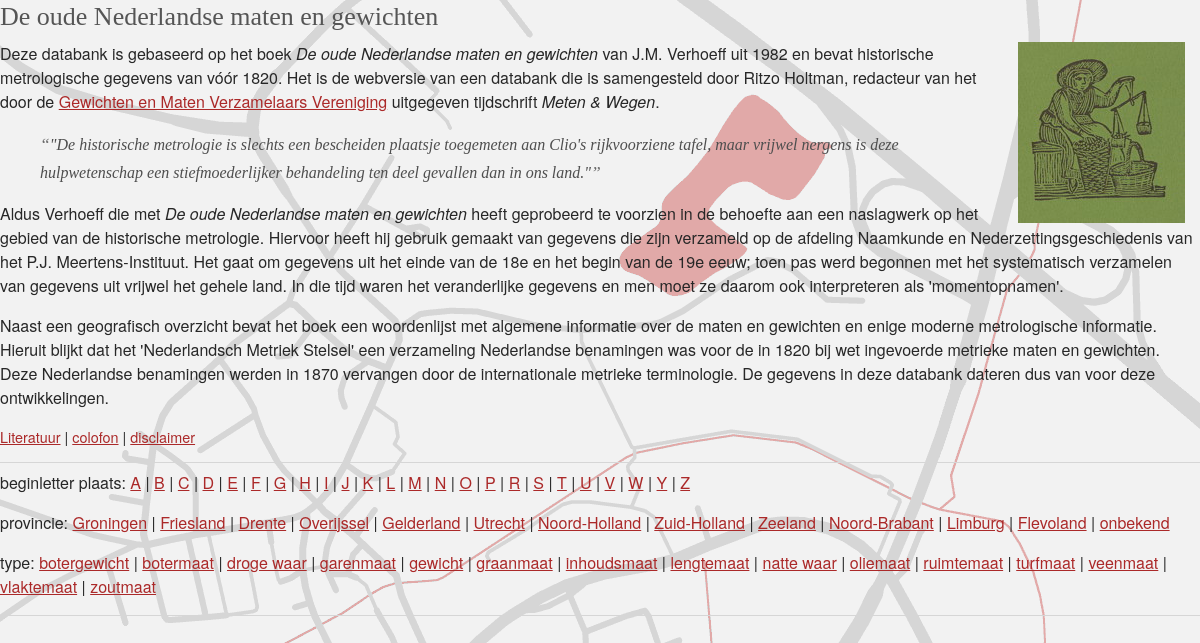
Screenshot of /docker-apache_php/html/mgw/index.php with the database file from the repository.
### tables this page shows
CREATE TABLE `maattype` (
  `id` tinyint(4) unsigned NOT NULL AUTO_INCREMENT,
  `type` varchar(15) NOT NULL,
  PRIMARY KEY (`id`)
);

### docker-apache_php/html/mgw/index.php (called while the page is built, shortened)
<?php
require_once BASEPATH.'codeigniter/CodeIgniter'.EXT;

### docker-apache_php/html/mgw/system/application/libraries/Smarty/plugins/modifier.upper.php (called while the page is built)
<?php
function smarty_modifier_upper($string)
{
    return strtoupper($string);
}
?>

### docker-apache_php/html/mgw/system/application/models/mgw_model.php (called while the page is built, shortened)
<?php
class MGW_model extends Model {
	function getMaten($beperking = NULL) {
		if (is_null($beperking)) {
			$query = $this->db->query("SELECT id, type FROM maattype ORDER BY type");
			return $query->result_array();
		} else {
			$query = $this->db->query('SELECT m.id, m.naam, t.type FROM maatnaam AS m, maattype AS t WHERE t.id = ? AND m.type_id=t.id ORDER BY m.naam', array($beperking));
			return $query->result_array();
		}
	}
}
?>

### docker-apache_php/html/mgw/system/cache/templates_c/%%45^45E^45E480CD%%index.tpl.php (the view, shortened to what this page needs)
<?php $_smarty_tpl_vars = $this->_tpl_vars;
$this->_tpl_vars = $_smarty_tpl_vars;
 ?>
<h1>De oude Nederlandse maten en gewichten</h1>
<a href="<?php echo $this->_tpl_vars['base_url']; ?>
"><img src="<?php echo $this->_tpl_vars['base_url']; ?>
images/mgw_167x181.jpg" alt="omslag Verhoeff" style="float:right;" border="0" hspace="15" /></a>
	<p>Deze databank is gebaseerd op het boek <cite>De oude Nederlandse maten en gewichten</cite> van J.M. Verhoeff uit 1982 en bevat historische metrologische gegevens van vóór 1820. Het is de webversie van een databank die is samengesteld door Ritzo Holtman, redacteur van het door de <a href="http://www.gmvv.org/">Gewichten en Maten Verzamelaars Vereniging</a> uitgegeven tijdschrift <cite>Meten &amp; Wegen</cite>.</p>
	<blockquote>"De historische metrologie is slechts een bescheiden plaatsje toegemeten aan Clio's rijkvoorziene tafel, maar vrijwel nergens is deze hulpwetenschap een stiefmoederlijker behandeling ten deel gevallen dan in ons land."</blockquote>
	<p>Aldus Verhoeff die met <cite>De oude Nederlandse maten en gewichten</cite> heeft geprobeerd te voorzien in de behoefte aan een naslagwerk op het gebied van de historische metrologie. Hiervoor heeft hij gebruik gemaakt van gegevens die zijn verzameld op de afdeling Naamkunde en Nederzettingsgeschiedenis van het P.J. Meertens-Instituut. Het gaat om gegevens uit het einde van de 18e en het begin van de 19e eeuw; toen pas werd begonnen met het systematisch verzamelen van gegevens uit vrijwel het gehele land. In die tijd waren het veranderlijke gegevens en men moet ze daarom ook interpreteren als 'momentopnamen'.</p>
	<p>Naast een geografisch overzicht bevat het boek een woordenlijst met algemene informatie over de maten en gewichten en enige moderne metrologische informatie. Hieruit blijkt dat het 'Nederlandsch Metriek Stelsel' een verzameling Nederlandse benamingen was voor de in 1820 bij wet ingevoerde metrieke maten en gewichten. Deze Nederlandse benamingen werden in 1870 vervangen door de internationale metrieke terminologie. De gegevens in deze databank dateren dus van voor deze ontwikkelingen.</p>
	<p style="font-size:90%"><a href="<?php echo $this->_tpl_vars['base_url']; ?>
literatuur">Literatuur</a> | <a id="colofonlink" href="#">colofon</a> | <a href="/soundbites/disclaimer.php">disclaimer</a></p>
<hr />
<p>beginletter plaats: <?php $_from = $this->_tpl_vars['letters']; if (!is_array($_from) && !is_object($_from)) { settype($_from, 'array'); }if (count($_from)):
    foreach ($_from as $this->_tpl_vars['letter']):
?>
	<a href="<?php echo $this->_tpl_vars['base_url']; ?>
plaatsen/<?php echo $this->_tpl_vars['letter']; ?>
"><?php echo ((is_array($_tmp=$this->_tpl_vars['letter'])) ? $this->_run_mod_handler('upper', true, $_tmp) : smarty_modifier_upper($_tmp)); ?>
</a> <span class="scheider">|</span>
<?php endforeach; endif; unset($_from); ?></p>
<p>provincie: <?php $_from = $this->_tpl_vars['provincies']; if (!is_array($_from) && !is_object($_from)) { settype($_from, 'array'); }if (count($_from)):
    foreach ($_from as $this->_tpl_vars['prov']):
?>
	<a href="<?php echo $this->_tpl_vars['base_url']; ?>
plaatsen/<?php echo $this->_tpl_vars['prov']; ?>
"><?php echo $this->_tpl_vars['prov']; ?>
</a> <span class="scheider">|</span>
<?php endforeach; endif; unset($_from); ?></p>
<p>type: <?php $_from = $this->_tpl_vars['typen']; if (!is_array($_from) && !is_object($_from)) { settype($_from, 'array'); }if (count($_from)):
    foreach ($_from as $this->_tpl_vars['type']):
?>
	<a href="<?php echo $this->_tpl_vars['base_url']; ?>
maten/<?php echo $this->_tpl_vars['type']['id']; ?>
"><?php echo $this->_tpl_vars['type']['type']; ?>
</a> <span class="scheider">|</span>
<?php endforeach; endif; unset($_from); ?></p>

### rows the page displays
maattype: type "botergewicht"
maattype: type "botermaat"
maattype: type "droge waar"
maattype: type "garenmaat"
maattype: type "gewicht"
maattype: type "graanmaat"
maattype: type "inhoudsmaat"
maattype: type "lengtemaat"
maattype: type "natte waar"
maattype: type "oliemaat"
maattype: type "ruimtemaat"
maattype: type "turfmaat"
maattype: type "veenmaat"
maattype: type "vlaktemaat"
maattype: type "zoutmaat"

### other values shown
smarty_modifier_upper($_tmp) "A"
smarty_modifier_upper($_tmp) "B"
smarty_modifier_upper($_tmp) "C"
smarty_modifier_upper($_tmp) "D"
smarty_modifier_upper($_tmp) "E"
smarty_modifier_upper($_tmp) "F"
smarty_modifier_upper($_tmp) "G"
smarty_modifier_upper($_tmp) "H"
smarty_modifier_upper($_tmp) "I"
smarty_modifier_upper($_tmp) "J"
smarty_modifier_upper($_tmp) "K"
smarty_modifier_upper($_tmp) "L"
smarty_modifier_upper($_tmp) "M"
smarty_modifier_upper($_tmp) "N"
smarty_modifier_upper($_tmp) "O"
